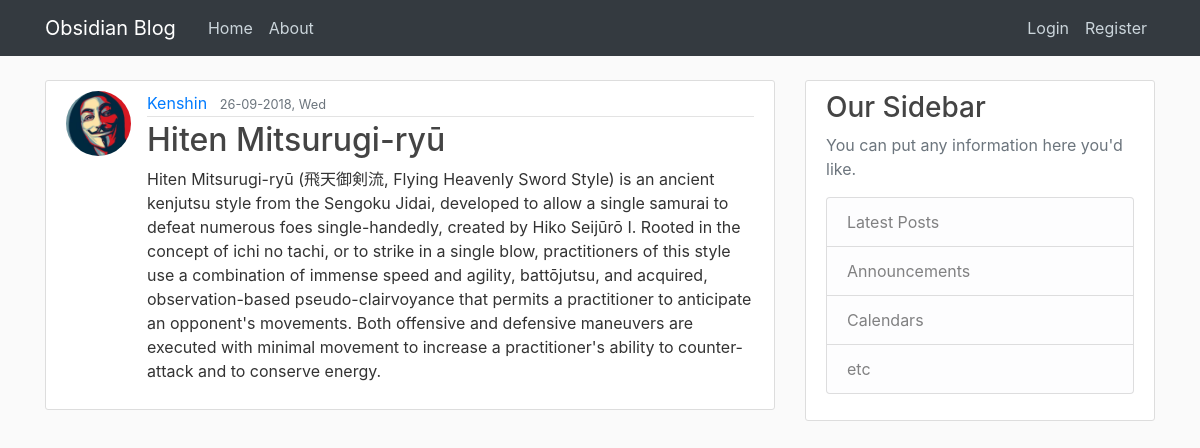
/post/1, run on the app's committed database.
### flaskblog/models.py (models this page shows, shortened)
class User(db.Model, UserMixin):
    id = db.Column(db.Integer, primary_key=True)
    username = db.Column(db.String(20), unique=True, nullable=False)
    email = db.Column(db.String(120), unique=True, nullable=False)
    image_file = db.Column(db.String(20), nullable=False, default='default.jpg')
    password = db.Column(db.String(60), nullable=False)
    posts = db.relationship('Post', backref='author', lazy=True)

class Post(db.Model):
    id = db.Column(db.Integer, primary_key=True)
    title = db.Column(db.String(100), nullable=False)
    date_posted = db.Column(db.DateTime, nullable=False, default=datetime.utcnow)
    content = db.Column(db.Text, nullable=False)
    user_id = db.Column(db.Integer, db.ForeignKey('user.id'), nullable=False)

### flaskblog/routes.py (the view)
@app.route('/post/<int:post_id>')
def post(post_id):
    post = Post.query.get_or_404(post_id)
    return render_template('post.html', title=post.title, post=post)

### flaskblog/templates/post.html (shortened to what this page needs)
{% extends "layout.html" %}
{% block content %}
    <article class="media content-section">
        <img class="rounded-circle article-img" src="{{ url_for('static', filename='profile_pics/' + post.author.image_file) }}">
        <div class="media-body">
            <div class="article-metadata">
                <a class="mr-2" href="{{ url_for('user_posts', username=post.author.username) }}">{{ post.author.username }}</a>
                <small class="text-muted">{{ post.date_posted.strftime('%d-%m-%Y, %a') }}</small>
            </div>
            <h2 class="article-title">{{ post.title }}</h2>
            <p class="article-content">{{ post.content }}</p>
        </div>
    </article>
{% endblock content %}

### flaskblog/static/main.css (style rules this page uses)
body { background: #fafafa; color: #333333; margin-top: 5rem; }
h1, h2, h3, h4, h5, h6 { color: #444444; }
.content-section { background: #ffffff; padding: 10px 20px; border: 1px solid #dddddd; border-radius: 3px; margin-bottom: 20px; }
.article-title { color: #444444; }
.article-content { white-space: pre-line; }
.article-img { height: 65px; width: 65px; margin-right: 16px; }
.article-metadata { padding-bottom: 1px; margin-bottom: 4px; border-bottom: 1px solid #e3e3e3 }

### data on the page
User: image_file (placeholder picture), author.username "Kenshin"
Post: date_posted "26-09-2018, Wed", title "Hiten Mitsurugi-ryū", content "Hiten Mitsurugi-ryū (飛天御剣流, Flying Heavenly Sword Style) is an ancient kenjutsu style from the Sengoku Jidai, developed to allow a single samurai to defeat numerous foes single-handedly, created by Hiko Seijūrō I. Rooted in the concept of ichi no tachi, or to strike in a single blow, practitioners of this style use a combination of immense speed and agility, battōjutsu, and acquired, observation-based pseudo-clairvoyance that permits a practitioner to anticipate an opponent's movements. Both offensive and defensive maneuvers are executed with minimal movement to increase a practitioner's ability to counter-attack and to conserve energy."
